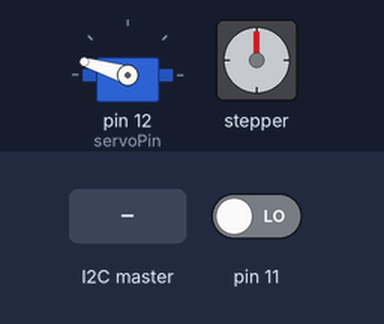
Simulated run of this sketch. Board: Arduino Nano, built with avr-gcc and run on an emulated ATmega328P. On the bench: servo, stepper motor. The inputs (shaded band) are chosen by the test bench; at power-on: pin 11 LOW. Stepper angles assume 200 steps per turn.

Above: at 1.7 s.
1.8 s: the I2C master sends the byte 1
At 2.56 s:
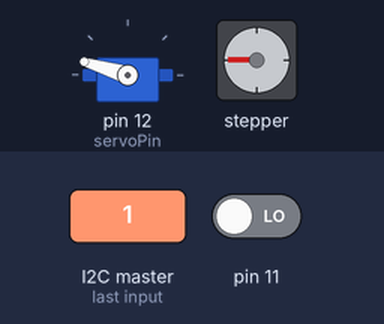
At 4.5 s:
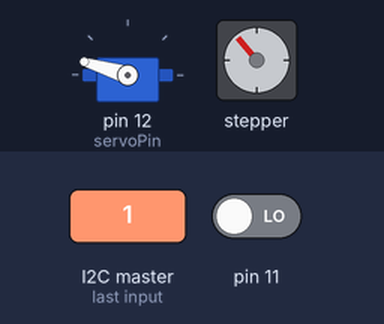
4.8 s: the I2C master sends the byte 2
At 8.4 s:
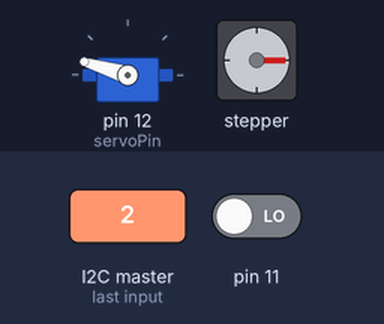
Timing chart, 0 to 9.9 s (numbered marks = the images above; inputs shaded):
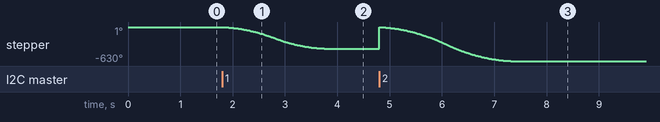

Measured:
- after the input at 1.8 s, stepper: turns 400° counter-clockwise in 2.0 s, starting at once
- after the input at 4.8 s, stepper: turns 398° clockwise in 0.00 s, then 628° counter-clockwise in 2.5 s

The sketch:

Distribution.ino
```cpp
/*
 Name:		Distribution.ino
 Created:	04/01/2020 13:28:34
 Author:	Jonathan Lacombe
 Description : Code de routine pour le microcontrôleur esclave commandant le sous-système de distribution

*/


// Librairies
#include <Servo.h>
#include <MultiStepper.h>
#include <AccelStepper.h>
#include <Wire.h>


// Déclaration des variables
AccelStepper ASstepper2(AccelStepper::DRIVER, 2, 3);
void ActiverStepper2() {
	ASstepper2.run();
}
int pos; // Position à atteindre
int momentJournee; // 1,2,3,4 pour matin-midi-soir-nuit
bool retour; // Retour à la position d'attente sous le tapis de compartimentation
int etape; // 1 ou 2 pour aller ou retour de la cassette
int servoPin; // Pin de contrôle du servomoteur
int posAjustement; // Ajustement de 5mm linéaire lorsque la cassette n'est pas à sa position de référence
int nbSteps; // Nombre de pas effectués
int compteurAjustement; // Nombre d'ajustements de 5mm à effectuer
Servo Servo1;

// Si MS1 et MS2 (EasyDriver) ne sont pas connectés au ground, 1600 steps = 1 tour. Sinon, 200 steps = 1 tour
void setup() {

	ASstepper2.setMaxSpeed(400); // step/seconde
	ASstepper2.setAcceleration(200); //step/seconde^2
	ASstepper2.setCurrentPosition(0);
	// Démarre le bus I2C pour l'esclave à l'adresse 11
	Wire.begin(11);
	// Fonction déclenchées lorsqu'un événement se produit
	Wire.onReceive(receiveEvent);
	Wire.onRequest(requestEvent);

	// Initialisation des variables
	retour = false;
	etape = 2; // Force l'ajustement de la position de la cassette automatiquement si celle-ci n'est pas à sa position d'attente
	pos = 1;
	momentJournee = 0;
	servoPin = 12;
	nbSteps = 0;
	posAjustement = (int)(100 / PI); // Ajustement de 5mm linéaire lorsque la cassette n'est pas à sa position de référence
	compteurAjustement = 0;
	Servo1.attach(servoPin);
	Servo1.write(163); // Position de la trappe lorsqu'elle est fermée
	delay(500);
	pinMode(6, INPUT); // Interrupteur mécanique qui détecte la présence/absence de la cassette à la position d'attente

}

// Lorsque le Master envoie un byte (par construction, un chiffre de 1 à 4)
void receiveEvent(int bytes) {
	nbSteps = 0;
	compteurAjustement = 0;
	momentJournee = Wire.read();
	// Serial.println(momentJournee);
	etape = 1;
	retour = true;

	switch (momentJournee)
	{
	case 1:
		pos = (int)((2*90/25)*100/ PI); // Les calculs assument 1 tour = 400 steps. Correspond à la position angulaire à atteindre
		// afin de se positionner vis-à-vis le premier moment de la journée
		retour = false;
		break;
	case 2:
		pos = (int)((2*(90 + 55)/25)*100 / PI);
		retour = false;
		break;
	case 3:
		pos = (int)((2 * (90 + 55 + 60) / 25) * 100 / PI);
		retour = false;
		break;
	case 4:
		pos = (int)((2 * (90 + 55*2 + 60) / 25) * 100 / PI);
		retour = false;
		break;
	default:
		retour = true; // À cause des problèmes de communication potentiels, on ne veut pas entrer dans la première boucle
		break;
	}
	//Serial.println(momentJournee);
	//Serial.println(pos);
	if (pos > 0) {
		ASstepper2.setCurrentPosition(0);
		ASstepper2.moveTo(-pos); // À cause de l'orientation du moteur pas-à-pas et de l'attachement de la courroie à la cassette, rotation anti-horaire pour avancer la cassette
	}
	else {
		//Serial.println("Position 0");
	}


}

// Lorsque le Master demande un byte (booléen pour informer de l'état de la cassette de distribution, c'est-à-dire si elle a atteint sa position d'attente sous le tapis de compartimentation)
void requestEvent() {

	Wire.write(retour);
}


// Boucle principale
void loop() {


	// Si une incrémentation de pas (step) est due, déclenche un step
	ASstepper2.run();
	nbSteps++;

	// La cassette est arrivée vis-à-vis le moment de la journée cible
	if (ASstepper2.distanceToGo() == 0 && !retour && nbSteps == pos && etape == 1) {
		// Ouverture/fermeture de la trappe
		Servo1.write(Servo1.read() - 60);
		delay(500);
		Servo1.write(Servo1.read() + 60);
		delay(500);
		ASstepper2.moveTo(0); // Position d'attente
		etape++; // On actualise l'étape pour passer à la phase de retour
		nbSteps = 0;
	}
	// La cassette est arrivée à la position d'attente
	else if (ASstepper2.distanceToGo() == 0 && etape == 2) {
		if (digitalRead(11) != 0) { // La cassette n'a pas enclenché l'interrupteur mécanique
			compteurAjustement++;
			ASstepper2.moveTo(compteurAjustement*posAjustement);
			nbSteps = 0;
		}
		else
		{
			retour = true; // La cassette est sous le tapis de compartimentation et prête à recevoir d'autres pilules
			etape = 1;
			momentJournee = 0;
			pos = 0;
			nbSteps = 0;
		}
	}


}
```
